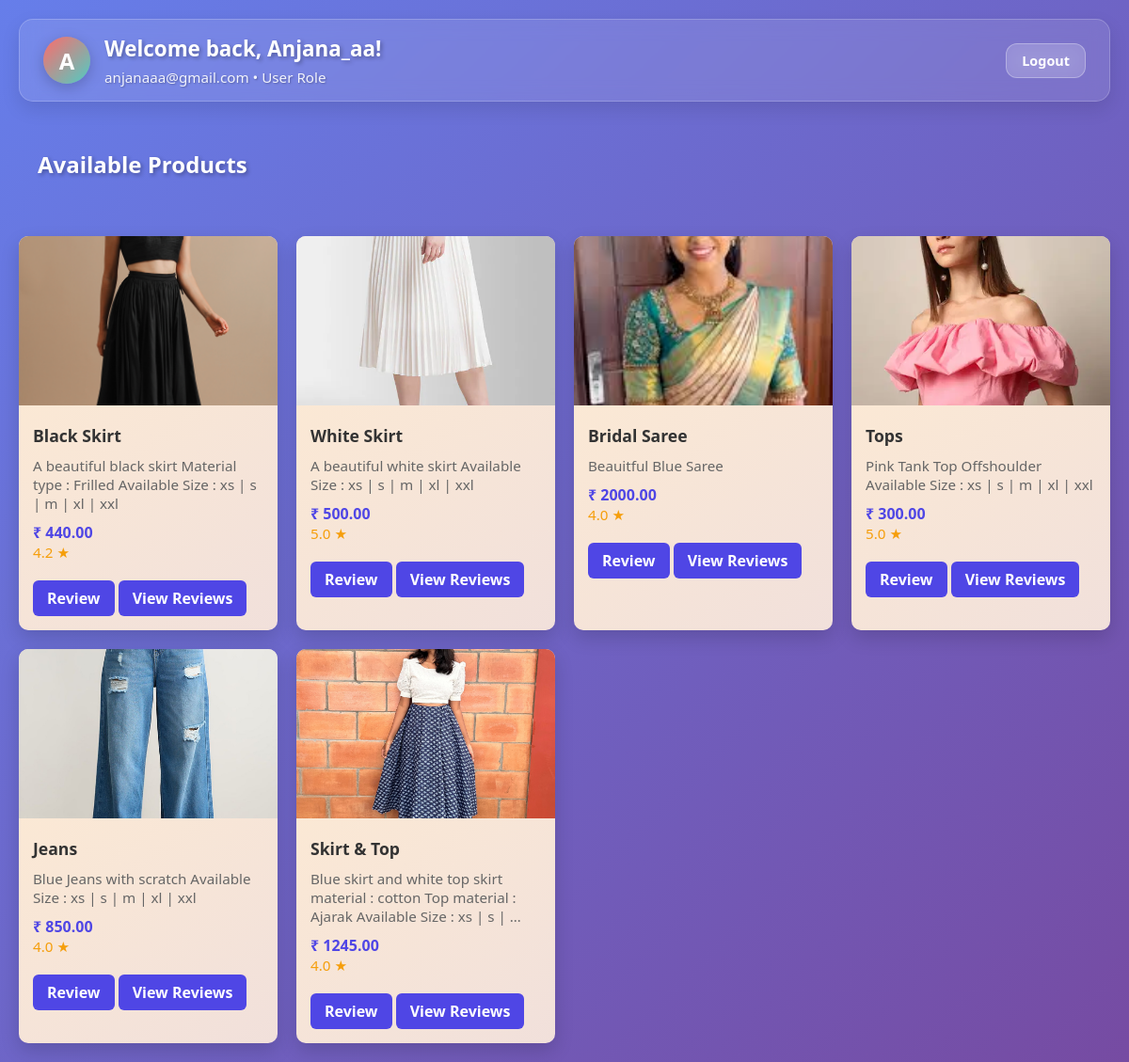
The app's page /dashboard/user/ (signed in) with its own data.
### reviewapp/models.py (models this page shows, shortened)
class CustomUser(AbstractUser):
    ROLE_CHOICES = (
        ('admin', 'Admin'),
        ('user', 'User'),
    )
    role = models.CharField(max_length=10, choices=ROLE_CHOICES)
    groups = models.ManyToManyField(Group, related_name="customuser_set", blank=True)
    user_permissions = models.ManyToManyField(Permission, related_name="customuser_permissions_set", blank=True)

class Product(models.Model):
    name = models.CharField(max_length=100)
    description = models.TextField()
    price = models.DecimalField(max_digits=10, decimal_places=2)
    image = models.ImageField(upload_to='product_images/')

### reviewapp/views.py (the view)
# urls.py: path('dashboard/user/', user_dashboard, name='user_dashboard'),
@login_required
@user_passes_test(is_user)
def user_dashboard(request):
    products = Product.objects.annotate(avg_rating=Avg('reviews__rating'))
    return render(request, 'user_dashboard.html', {'products': products})

### reviewapp/views.py (called while the page is built)
def is_user(user):
    return user.is_authenticated and user.role == 'user'

### templates/user_dashboard.html (shortened to what this page needs)
<!DOCTYPE html>
<html>
        <head>
        </head>
    <body>
        <div class="username-section">
            <div class="user-greeting">
                <div class="user-left">
                    <div class="user-avatar">
                        {{ user.username|first }}
                    </div>
                    <div class="user-info">
                        <h3>Welcome back, {{ user.username }}!</h3>
                        <p>{% if user.email %}{{ user.email }}{% else %}User Account{% endif %} • {{ user.role|capfirst }} Role</p>
                    </div>
                </div>
                <a href="{% url 'logout' %}" class="logout-btn">Logout</a>
            </div>
        </div>
        <div class="header">
            <h2>Available Products</h2>
        </div>
            <div class="product-grid">
                {% for product in products %}
                <div class="card">
                    <img src="{{ product.image.url }}" alt="{{ product.name }}">
                    <div class="card-body">
                        <div class="card-title">{{ product.name }}</div>
                        <div class="card-description">{{ product.description|truncatewords:20 }}</div>
                        <div class="card-price">₹ {{ product.price }}</div>
                            <div class="card-rating">
                                    {% if product.avg_rating %}
                                        {{ product.avg_rating|floatformat:1 }} ★
                                    {% else %}
                                        No ratings yet
                                    {% endif %}
                            </div>
                                <a href="{% url 'add_review' product.id %}" class="review-btn">Review</a>
                                <a href="{% url 'view_reviews' product.id %}" class="review-btn">View Reviews</a>
                    </div>
                </div>
                {% empty %}
                <p>No products available.</p>
                {% endfor %}
            </div>
    </body>
</html>

### templates/user_dashboard.html (style rules this page uses)
body { font-family: 'Segoe UI', sans-serif; background: linear-gradient(135deg, #667eea 0%, #764ba2 100%); min-height: 100vh; margin: 0; padding: 20px; }
h2 { text-align: center; color: white; text-shadow: 2px 2px 4px rgba(0,0,0,0.3); margin-bottom: 30px; }
.product-grid { display: grid; grid-template-columns: repeat(auto-fill, minmax(250px, 1fr)); gap: 20px; max-width: 1200px; margin: auto; }
.card { background: linear-gradient(145deg, #ffecd2 0%, #f1e0db 100%); border-radius: 10px; box-shadow: 0 8px 20px rgba(0,0,0,0.15); overflow: hidden; transition: transform 0.3s, box-shadow 0.3s; }
.card img { width: 100%; height: 180px; object-fit: cover; }
.card-body { padding: 15px; }
.card-title { font-size: 1.1rem; font-weight: bold; margin-bottom: 10px; color: #333; }
.card-description { font-size: 0.95rem; color: #666; margin-bottom: 10px; }
.card-price { font-weight: bold; color: #4f46e5; }
.review-btn { display: inline-block; margin-top: 10px; padding: 8px 15px; background-color: #4f46e5; color: white; font-weight: 600; border-radius: 6px; text-decoration: none; transition: background-color 0.3s ease; }
.card-rating { font-size: 0.95rem; color: #f59e0b; margin-bottom: 10px; }
.header { display: flex; justify-content: space-between; align-items: center; max-width: 1200px; margin: 0 auto 30px auto; padding: 0 20px; }
.logout-btn { display: inline-block; padding: 8px 16px; background: rgba(255, 255, 255, 0.15); color: white; font-weight: 600; border-radius: 12px; text-decoration: none; transition: all 0.3s ease; border: 1px solid rgba(255, 255, 255, 0.3); backdrop-filter: blur(10px); font-size: 0.9rem; }
.username-section { background: rgba(255, 255, 255, 0.1); backdrop-filter: blur(10px); border-radius: 15px; padding: 15px 25px; margin: 0 auto 30px auto; max-width: 1200px; border: 1px solid rgba(255, 255, 255, 0.2); box-shadow: 0 8px 20px rgba(0, 0, 0, 0.1); }
.user-greeting { display: flex; align-items: center; justify-content: space-between; width: 100%; color: white; }
.user-left { display: flex; align-items: center; gap: 15px; }
.user-avatar { width: 50px; height: 50px; background: linear-gradient(135deg, #ff6b6b, #4ecdc4); border-radius: 50%; display: flex; align-items: center; justify-content: center; font-size: 1.5rem; font-weight: bold; color: white; text-transform: uppercase; box-shadow: 0 4px 15px rgba(0, 0, 0, 0.2); }
.user-info h3 { margin: 0; font-size: 1.4rem; font-weight: 600; text-shadow: 2px 2px 4px rgba(0, 0, 0, 0.3); }
.user-info p { margin: 5px 0 0 0; font-size: 0.95rem; opacity: 0.9; text-shadow: 1px 1px 2px rgba(0, 0, 0, 0.3); }

### records on screen
CustomUser: username|first "A", username "Anjana_aa", email "anjanaaa@gmail.com", role "User"
Product: image (picture), name "Black Skirt", description "A beautiful black skirt Material type : Frilled Available Size : xs | s | m | xl | xxl", price "440.00", avg_rating "4.2"
Product: image (picture), name "White Skirt", description "A beautiful white skirt Available Size : xs | s | m | xl | xxl", price "500.00", avg_rating "5.0"
Product: image (picture), name "Bridal Saree", description "Beauitful Blue Saree", price "2000.00", avg_rating "4.0"
Product: image (picture), name "Tops", description "Pink Tank Top Offshoulder Available Size : xs | s | m | xl | xxl", price "300.00", avg_rating "5.0"
Product: image (picture), name "Jeans", description "Blue Jeans with scratch Available Size : xs | s | m | xl | xxl", price "850.00", avg_rating "4.0"
Product: image (picture), name "Skirt & Top", description "Blue skirt and white top skirt material : cotton Top material : Ajarak Available Size : xs | s | …", price "1245.00", avg_rating "4.0"
